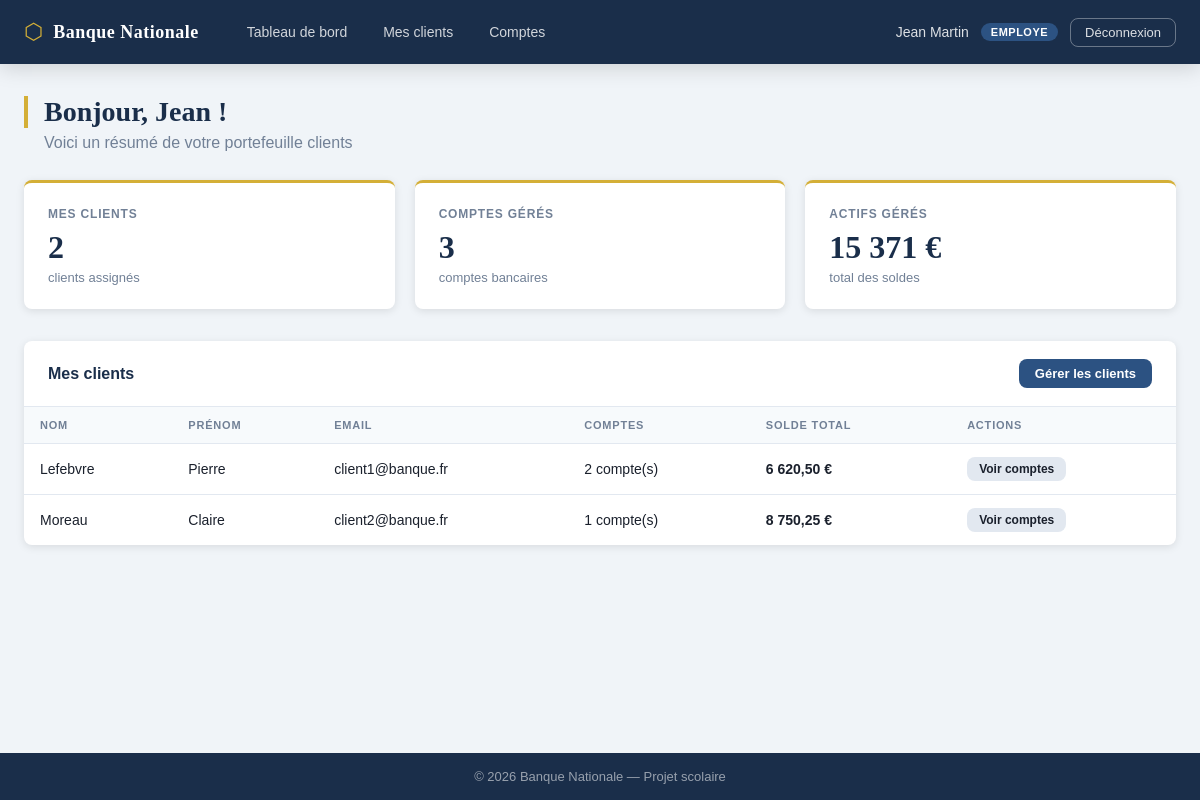
The app's page /employe/dashboard.php (signed in) with its own data.
### tables this page shows
CREATE TABLE clients (
    id              INT AUTO_INCREMENT PRIMARY KEY,
    utilisateur_id  INT NOT NULL,
    employe_id      INT NOT NULL,          
    FOREIGN KEY (utilisateur_id) REFERENCES utilisateurs(id) ON DELETE CASCADE,
    FOREIGN KEY (employe_id)     REFERENCES employes(id) ON DELETE RESTRICT
);

CREATE TABLE utilisateurs (
    id          INT AUTO_INCREMENT PRIMARY KEY,
    nom         VARCHAR(100) NOT NULL,
    prenom      VARCHAR(100) NOT NULL,
    email       VARCHAR(150) NOT NULL UNIQUE,
    mot_de_passe VARCHAR(255) NOT NULL,    
    role        ENUM('admin', 'employe', 'client') NOT NULL DEFAULT 'client',
    created_at  DATETIME DEFAULT CURRENT_TIMESTAMP
);

### employe/dashboard.php (the view, shortened to what this page needs)
<?php
require_once '../config/database.php';
$req_employe = $pdo->prepare("SELECT id FROM employes WHERE utilisateur_id = ?");
$req_employe->execute([$_SESSION['utilisateur_id']]);
$employe = $req_employe->fetch();
$employe_id = $employe['id'];
$req_nb_clients = $pdo->prepare("SELECT COUNT(*) AS total FROM clients WHERE employe_id = ?");
$req_nb_clients->execute([$employe_id]);
$nb_clients = $req_nb_clients->fetch()['total'];
$req_nb_comptes = $pdo->prepare("
    SELECT COUNT(co.id) AS total
    FROM comptes co
    JOIN clients cl ON co.client_id = cl.id
    WHERE cl.employe_id = ?
");
$req_nb_comptes->execute([$employe_id]);
$nb_comptes = $req_nb_comptes->fetch()['total'];
$req_solde = $pdo->prepare("
    SELECT SUM(co.solde) AS total
    FROM comptes co
    JOIN clients cl ON co.client_id = cl.id
    WHERE cl.employe_id = ?
");
$req_solde->execute([$employe_id]);
$total_solde = $req_solde->fetch()['total'] ?? 0;
$req_clients = $pdo->prepare("
    SELECT
        u.nom,
        u.prenom,
        u.email,
        cl.id AS client_id,
        COUNT(co.id) AS nb_comptes,
        COALESCE(SUM(co.solde), 0) AS solde_total
    FROM clients cl
    JOIN utilisateurs u ON cl.utilisateur_id = u.id
    LEFT JOIN comptes co ON co.client_id = cl.id
    WHERE cl.employe_id = ?
    GROUP BY cl.id, u.nom, u.prenom, u.email
    ORDER BY u.nom
");
$req_clients->execute([$employe_id]);
$mes_clients = $req_clients->fetchAll();
include '../includes/header.php';
?>
<div class="page-titre">
    <h1>Bonjour, <?php echo htmlspecialchars($_SESSION['prenom']); ?> !</h1>
    <p>Voici un résumé de votre portefeuille clients</p>
</div>
<div class="stats-grille">
    <div class="stat-carte">
        <div class="stat-label">Mes clients</div>
        <div class="stat-valeur"><?php echo $nb_clients; ?></div>
        <div class="stat-detail">clients assignés</div>
    </div>
    <div class="stat-carte">
        <div class="stat-label">Comptes gérés</div>
        <div class="stat-valeur"><?php echo $nb_comptes; ?></div>
        <div class="stat-detail">comptes bancaires</div>
    </div>
    <div class="stat-carte">
        <div class="stat-label">Actifs gérés</div>
        <div class="stat-valeur"><?php echo number_format($total_solde, 0, ',', ' '); ?> €</div>
        <div class="stat-detail">total des soldes</div>
    </div>
</div>
<div class="tableau-conteneur">
    <div class="tableau-entete">
        <h2>Mes clients</h2>
        <a href="/banque/employe/clients.php" class="btn btn-principal" style="font-size: 13px; padding: 7px 16px;">
            Gérer les clients
        </a>
    </div>
    <?php if (count($mes_clients) === 0): ?>
        <div style="padding: 32px; text-align: center; color: #718096;">
            Vous n'avez pas encore de clients assignés.
        </div>
    <?php else: ?>
    <table>
        <thead>
            <tr>
                <th>Nom</th>
                <th>Prénom</th>
                <th>Email</th>
                <th>Comptes</th>
                <th>Solde total</th>
                <th>Actions</th>
            </tr>
        </thead>
        <tbody>
            <?php foreach ($mes_clients as $client): ?>
            <tr>
                <td><?php echo htmlspecialchars($client['nom']); ?></td>
                <td><?php echo htmlspecialchars($client['prenom']); ?></td>
                <td><?php echo htmlspecialchars($client['email']); ?></td>
                <td><?php echo $client['nb_comptes']; ?> compte(s)</td>
                <td><strong><?php echo number_format($client['solde_total'], 2, ',', ' '); ?> €</strong></td>
                <td>
                    <a href="/banque/employe/comptes.php?client_id=<?php echo $client['client_id']; ?>"
                       class="btn btn-neutre" style="font-size: 12px; padding: 5px 12px;">
                        Voir comptes
                    </a>
                </td>
            </tr>
            <?php endforeach; ?>
        </tbody>
    </table>
    <?php endif; ?>
</div>
<?php include '../includes/footer.php'; ?>

### css/style.css (style rules this page uses)
:root { --couleur-principale: #1a2e4a; --couleur-secondaire: #2c5282; --couleur-accent: #d4af37; --couleur-fond: #f0f4f8; --couleur-blanc: #ffffff; --couleur-texte: #1a202c; --couleur-texte-clair: #718096; --couleur-succes: #2f855a; --couleur-danger: #c53030; --couleur-avertissement:#b7791f; --couleur-info: #2b6cb0; --couleur-bordure: #e2e8f0; --ombre: 0 2px 8px rgba(0,0,0,0.10); --ombre-forte: 0 4px 20px rgba(0,0,0,0.15); --rayon: 8px; --font-principale: 'Georgia', 'Times New Roman', serif; --font-interface: 'Trebuchet MS', 'Gill Sans', sans-serif; }
*, *::before, *::after { box-sizing: border-box; margin: 0; padding: 0; }
html { font-size: 16px; }
body { font-family: var(--font-interface); background-color: var(--couleur-fond); color: var(--couleur-texte); min-height: 100vh; display: flex; flex-direction: column; }
.btn { display: inline-block; padding: 10px 22px; border-radius: var(--rayon); font-size: 14px; font-family: var(--font-interface); font-weight: bold; text-decoration: none; cursor: pointer; border: none; transition: opacity 0.2s, transform 0.1s; }
.btn-principal { background-color: var(--couleur-secondaire); color: white; }
.btn-neutre { background-color: var(--couleur-bordure); color: var(--couleur-texte); }
.page-titre { margin-bottom: 28px; }
.page-titre h1 { font-family: var(--font-principale); font-size: 28px; color: var(--couleur-principale); border-left: 4px solid var(--couleur-accent); padding-left: 16px; }
.page-titre p { color: var(--couleur-texte-clair); margin-top: 6px; padding-left: 20px; }
.stats-grille { display: grid; grid-template-columns: repeat(auto-fit, minmax(200px, 1fr)); gap: 20px; margin-bottom: 32px; }
.stat-carte { background: var(--couleur-blanc); border-radius: var(--rayon); padding: 24px; box-shadow: var(--ombre); border-top: 3px solid var(--couleur-accent); }
.stat-carte .stat-label { font-size: 12px; text-transform: uppercase; letter-spacing: 0.8px; color: var(--couleur-texte-clair); font-weight: bold; margin-bottom: 8px; }
.stat-carte .stat-valeur { font-size: 32px; font-weight: bold; font-family: var(--font-principale); color: var(--couleur-principale); }
.stat-carte .stat-detail { font-size: 13px; color: var(--couleur-texte-clair); margin-top: 4px; }
.tableau-conteneur { background: var(--couleur-blanc); border-radius: var(--rayon); box-shadow: var(--ombre); overflow: hidden; margin-bottom: 28px; }
.tableau-entete { display: flex; align-items: center; justify-content: space-between; padding: 18px 24px; border-bottom: 1px solid var(--couleur-bordure); }
.tableau-entete h2 { font-size: 16px; font-weight: bold; color: var(--couleur-principale); }
table { width: 100%; border-collapse: collapse; font-size: 14px; }
thead th { background-color: #f7fafc; padding: 12px 16px; text-align: left; font-size: 11px; font-weight: bold; text-transform: uppercase; letter-spacing: 0.8px; color: var(--couleur-texte-clair); border-bottom: 1px solid var(--couleur-bordure); }
tbody td { padding: 13px 16px; border-bottom: 1px solid var(--couleur-bordure); color: var(--couleur-texte); }
tbody tr:last-child td { border-bottom: none; }

### records on screen
clients: utilisateur.nom "Lefebvre", utilisateur.prenom "Pierre", utilisateur.email "client1@banque.fr", nb_comptes "2", solde_total "6 620,50"
clients: utilisateur.nom "Moreau", utilisateur.prenom "Claire", utilisateur.email "client2@banque.fr", nb_comptes "1", solde_total "8 750,25"

### other values on screen
$_SESSION['prenom'] . ' ' . $_SESSION['nom'] "Jean Martin"
$_SESSION['role'] "EMPLOYE"
$_SESSION['prenom'] "Jean"
$nb_clients "2"
$nb_comptes "3"
$total_solde "15 371"
